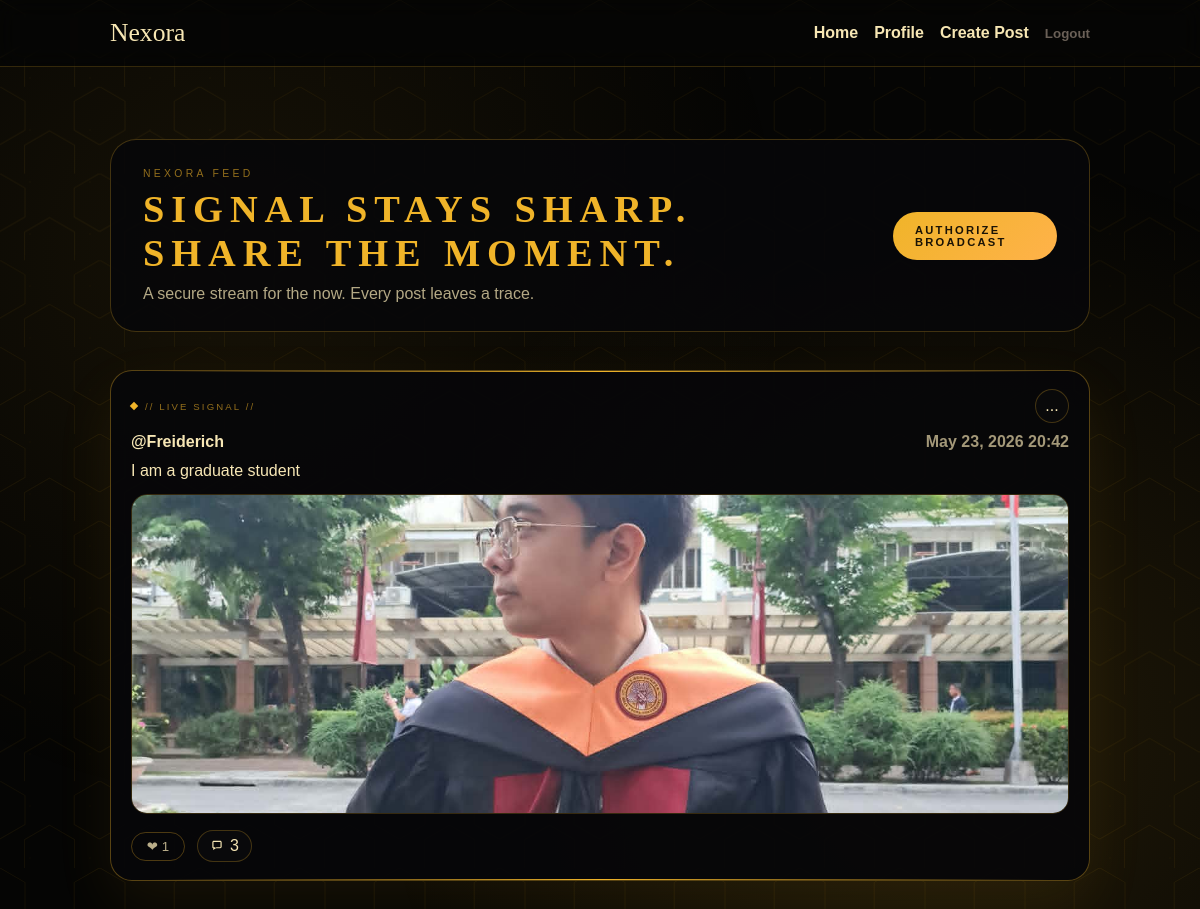
The app's page / (signed in) with its own data.
### posts/models.py (models this page shows, shortened)
class Post(models.Model):
    VISIBILITY_PUBLIC = "public"
    VISIBILITY_UNLISTED = "unlisted"
    VISIBILITY_PRIVATE = "private"
    VISIBILITY_CHOICES = [
        (VISIBILITY_PUBLIC, "Public"),
        (VISIBILITY_UNLISTED, "Unlisted"),
        (VISIBILITY_PRIVATE, "Private"),
    ]
    author = models.ForeignKey(
        settings.AUTH_USER_MODEL, on_delete=models.CASCADE, related_name="posts"
    )
    content = models.TextField()
    image = models.ImageField(upload_to="posts/", blank=True, null=True)
    visibility = models.CharField(
        max_length=16, choices=VISIBILITY_CHOICES, default=VISIBILITY_PUBLIC
    )
    created_at = models.DateTimeField(auto_now_add=True)
    updated_at = models.DateTimeField(auto_now=True)
    class Meta:
        ordering = ["-created_at"]

### posts/views.py (the view)
# urls.py: 2. Add a URL to urlpatterns:  path('', views.home, name='home')
def home(request):
    if not request.user.is_authenticated:
        return render(request, "posts/landing.html")
    comment_qs = Comment.objects.select_related("author", "author__profile")
    posts = (
        Post.objects.select_related("author", "author__profile")
        .prefetch_related(Prefetch("comments", queryset=comment_qs), "likes")
        .exclude(visibility=Post.VISIBILITY_PRIVATE)
        .annotate(
            likes_count=Count("likes"),
            reactions_count=Count("reactions"),
            reaction_love_count=Count("reactions", filter=Q(reactions__kind="love")),
            reaction_laugh_count=Count("reactions", filter=Q(reactions__kind="laugh")),
            reaction_wow_count=Count("reactions", filter=Q(reactions__kind="wow")),
            reaction_sad_count=Count("reactions", filter=Q(reactions__kind="sad")),
            reaction_fire_count=Count("reactions", filter=Q(reactions__kind="fire")),
        )
    )
    return render(request, "posts/home.html", {"posts": posts})

### templates/posts/home.html (shortened to what this page needs)
{% extends "base.html" %}
{% load static %}
{% block extra_css %}
  <link rel="stylesheet" href="{% static 'css/register.css' %}" />
  <link rel="stylesheet" href="{% static 'css/home.css' %}" />
{% endblock %}
{% block body_class %}home-body{% endblock %}
{% block main_class %}home-terminal{% endblock %}
{% block content %}
  <div class="terminal-hex">
  </div>
  <section class="home-hero">
    <div>
      <p class="home-eyebrow">Nexora Feed</p>
      <h1 class="home-title">Signal stays sharp. Share the moment.</h1>
      <p class="home-subtitle">A secure stream for the now. Every post leaves a trace.</p>
    </div>
    {% if user.is_authenticated %}
      <a class="primary" href="{% url 'post_create' %}">Authorize Broadcast</a>
    {% else %}
      <a class="primary" href="{% url 'register' %}">Request Access</a>
    {% endif %}
  </section>
  <section class="feed home-feed">
    {% for post in posts %}
      {% with post_visibility=post.get_visibility_display %}
        <article class="card terminal-card home-card">
          <div class="home-card-top">
            <div class="home-card-label">// Live Signal //</div>
            <div class="post-menu-wrap">
              <button class="post-menu-toggle" type="button" aria-label="Post options" aria-expanded="false">...</button>
          </div>
        </div>
          <div class="card-header">
            <a href="{% url 'profile' username=post.author.username %}">@{{ post.author.username }}</a>
            <span class="muted">{{ post.created_at|date:"M d, Y H:i" }}</span>
          </div>
          <p>{{ post.content }}</p>
        {% if post.image %}
          <img class="post-image" src="{{ post.image.url }}" alt="Post image" />
        {% endif %}
          <div class="post-actions">
            <form method="post" action="{% url 'toggle_like' post_id=post.id %}">
              <button type="submit" class="ghost reaction-main" data-like-count>❤ {{ post.likes_count }}</button>
            </form>
            <a
              class="comment-action"
              href="#comment-form-{{ post.id }}"
              aria-label="Comments"
              data-comment-toggle
              data-comment-target="comment-form-{{ post.id }}"
            >
              <svg viewBox="0 0 24 24" aria-hidden="true" focusable="false">
                <path d="M4 5.5C4 4.12 5.12 3 6.5 3h11C18.88 3 20 4.12 20 5.5v8c0 1.38-1.12 2.5-2.5 2.5H10l-4.5 3v-3.5C4.62 15.5 4 14.88 4 14V5.5Zm2 0V14h3v1.3L11.1 14H17.5c.28 0 .5-.22.5-.5v-8c0-.28-.22-.5-.5-.5h-11c-.28 0-.5.22-.5.5Z" fill="currentColor"/>
              </svg>
              {{ post.comments.count }}
            </a>
          </div>
        </article>
      {% endwith %}
    {% empty %}
      <p class="muted">No posts yet. Be the first to share something.</p>
    {% endfor %}
  </section>
{% endblock %}

### static/css/base.css (style rules this page uses)
:root { --bg: #f6f1ea; --bg-accent: #f1e7da; --surface: #ffffff; --ink: #1f1b16; --muted: #6a6057; --primary: #c96f3b; --primary-dark: #9d552d; --border: #e6d7c8; --shadow: 0 20px 50px rgba(40, 30, 20, 0.08); --radius: 18px; --max-width: 980px; --font-display: "Playfair Display", "Georgia", serif; --font-body: "Source Sans 3", "Arial", sans-serif; }
* { box-sizing: border-box; }
body { margin: 0; font-family: var(--font-body); color: var(--ink); background: radial-gradient(circle at top, var(--bg-accent), var(--bg)); min-height: 100vh; }
a { color: inherit; text-decoration: none; }
img { max-width: 100%; display: block; border-radius: 14px; }
.muted { color: var(--muted); }
button { border: none; cursor: pointer; font-family: inherit; }
.primary { background: var(--primary); color: #fff; padding: 10px 18px; border-radius: 999px; font-weight: 600; }
.ghost, .link-button { background: transparent; color: var(--muted); padding: 6px 10px; border-radius: 999px; }

### static/css/components.css (style rules this page uses)
.feed { display: grid; gap: 20px; }
.card { background: var(--surface); padding: 22px; border-radius: var(--radius); box-shadow: var(--shadow); border: 1px solid rgba(255, 255, 255, 0.6); animation: rise 0.4s ease both; }
.card-header { display: flex; justify-content: space-between; margin-bottom: 12px; font-weight: 600; }
.post-image { margin-top: 12px; border-radius: 16px; }

### static/css/register.css (style rules this page uses)
.register-body, .login-body, .home-body, .landing-body { background: #050505; position: relative; overflow-x: hidden; }
.register-body::before, .register-body::after, .login-body::before, .login-body::after, .home-body::before, .home-body::after, .landing-body::before, .landing-body::after { content: ""; position: fixed; inset: 0; pointer-events: none; }
.register-body::before, .login-body::before, .home-body::before, .landing-body::before { background: #050505; z-index: 0; opacity: 0; animation: bgFade 0.45s ease forwards; }
.register-body::after, .login-body::after, .home-body::after, .landing-body::after { background-image: radial-gradient(#f0b4291a 1px, transparent 1px); background-size: 60px 52px; opacity: 0.2; z-index: 1; animation: gridFade 0.65s ease 0.05s both; }
.terminal-hex { position: fixed; inset: 0; opacity: 0.08; z-index: 0; pointer-events: none; animation: hexFade 0.7s ease 0.1s both; }
.terminal-card { width: min(100%, 460px); background: rgba(7, 7, 9, 0.92); border: 1px solid rgba(240, 180, 41, 0.35); border-radius: 24px; padding: 32px 28px 28px; position: relative; box-shadow: 0 24px 60px rgba(240, 180, 41, 0.1); animation: cardIntro 0.6s ease 0.15s both; will-change: transform, opacity; }
.terminal-card::before, .terminal-card::after { content: ""; position: absolute; height: 1px; left: 40px; right: 40px; background: linear-gradient(90deg, transparent, #f0b429, transparent); }
.terminal-card::before { top: 0; }
.terminal-card::after { bottom: 0; }

### records on screen
Post: author.username "Freiderich", created_at "May 23, 2026 20:42", content "I am a graduate student", image (picture), likes_count "1", comments.count "3"
